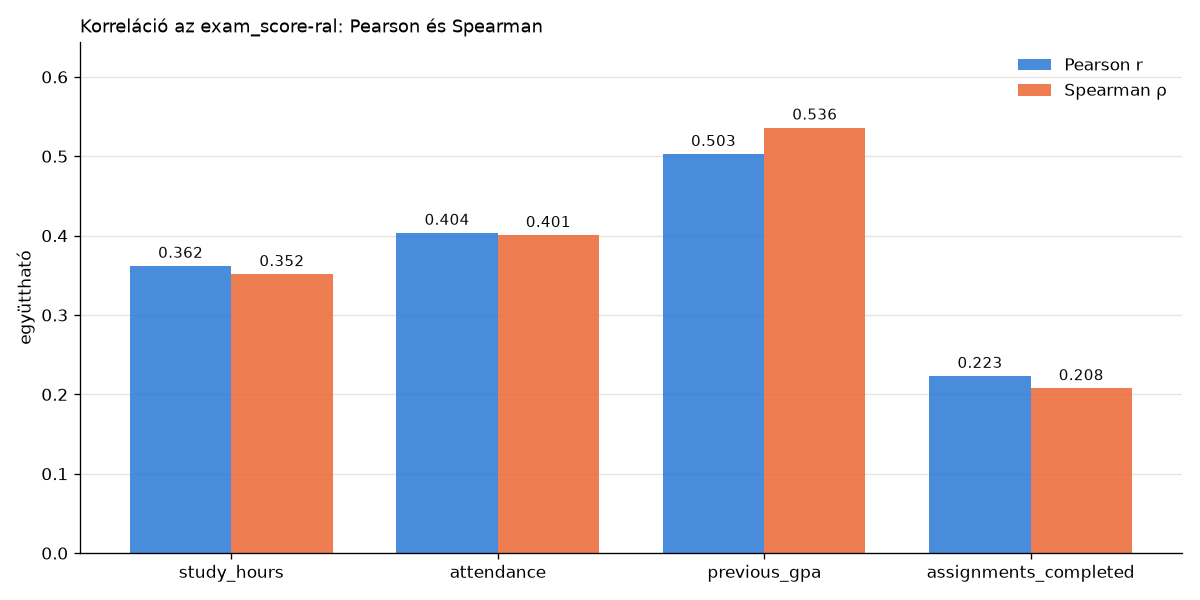

Recreate this plot in Python.
# -*- coding: utf-8 -*-
"""2. Pearson- és Spearman-korreláció összehasonlítása.

Bemenet: student_performance_imputed.csv

Az 1. feladat változópárjaira (X – exam_score) kiszámítjuk a kovarianciát,
a Pearson-féle korrelációs együtthatót és a Spearman-féle rangkorrelációs
együtthatót, majd értelmezzük az előjelüket, abszolút értéküket és az
egymáshoz viszonyított eltérésüket.
"""

import os

import numpy as np
import pandas as pd
import matplotlib.pyplot as plt
from scipy import stats

MAPPA = os.path.dirname(os.path.abspath(__file__))
BEMENET = os.path.join(MAPPA, "student_performance_imputed.csv")

CEL = "exam_score"
MAGYARAZO = ["study_hours", "attendance", "previous_gpa", "assignments_completed"]

# ekkora |Pearson − Spearman| eltérés alatt a két mutatót hasonlónak tekintjük
ELTERES_HATAR = 0.05

SZIN = "#2a78d6"
SZIN2 = "#eb6834"
SZOVEG_SZIN = "#0b0b0b"
RACS_SZIN = "#e5e4df"


def cim(szoveg):
    """Szakaszcím a kimenetben."""
    print()
    print("=" * 70)
    print(szoveg)
    print("=" * 70)


def beolvas():
    return pd.read_csv(BEMENET, sep=";", encoding="utf-8")


def ax_formaz(ax, cim_szoveg, xlabel, ylabel):
    """Közös formázás: cím, tengelyfeliratok, halvány rács."""
    ax.set_title(cim_szoveg, loc="left", fontsize=11)
    ax.set_xlabel(xlabel)
    ax.set_ylabel(ylabel)
    ax.grid(axis="y", color=RACS_SZIN, linewidth=0.8)
    ax.set_axisbelow(True)
    for oldal in ("top", "right"):
        ax.spines[oldal].set_visible(False)


def erosseg(r):
    """A korreláció abszolút értékének szöveges minősítése."""
    a = abs(r)
    if a < 0.1:
        return "elhanyagolható"
    if a < 0.3:
        return "gyenge"
    if a < 0.7:
        return "közepes"
    return "erős"


def mutatok(df):
    """Kovariancia, Pearson és Spearman minden változópárra."""
    sorok = []
    for valtozo in MAGYARAZO:
        x, y = df[valtozo], df[CEL]
        pearson = stats.pearsonr(x, y)
        spearman = stats.spearmanr(x, y)
        sorok.append({
            "változó": valtozo,
            "kovariancia": x.cov(y),
            "pearson_r": pearson.statistic,
            "pearson_p": pearson.pvalue,
            "spearman_rho": spearman.statistic,
            "spearman_p": spearman.pvalue,
            "eltérés": spearman.statistic - pearson.statistic,
        })
    return pd.DataFrame(sorok)


def abra(tabla):
    fig, ax = plt.subplots(figsize=(10, 5))
    pozicio = np.arange(len(tabla))
    szelesseg = 0.38
    for eltolas, oszlop, szin, felirat in (
            (-szelesseg / 2, "pearson_r", SZIN, "Pearson r"),
            (szelesseg / 2, "spearman_rho", SZIN2, "Spearman ρ")):
        ax.bar(pozicio + eltolas, tabla[oszlop], width=szelesseg, color=szin,
               alpha=0.85, label=felirat)
        for x, ertek in zip(pozicio + eltolas, tabla[oszlop]):
            ax.text(x, ertek + 0.01, "{:.3f}".format(ertek), ha="center", fontsize=9,
                    color=SZOVEG_SZIN)
    ax.set_xticks(pozicio)
    ax.set_xticklabels(tabla["változó"])
    ax.set_ylim(0, max(tabla["pearson_r"].max(), tabla["spearman_rho"].max()) * 1.2)
    ax.legend(frameon=False)
    ax_formaz(ax, "Korreláció az exam_score-ral: Pearson és Spearman", "", "együttható")
    fig.tight_layout()
    fig.savefig(os.path.join(MAPPA, "02_pearson_spearman.png"), dpi=120)


def main():
    pd.set_option("display.width", 130)
    df = beolvas()
    print("Beolvasva: {} sor, {} oszlop".format(*df.shape))

    cim("Kovariancia, Pearson- és Spearman-együttható (X – exam_score)")
    tabla = mutatok(df)
    print(tabla.to_string(index=False, formatters={
        "kovariancia": "{:.3f}".format,
        "pearson_r": "{:.3f}".format,
        "pearson_p": "{:.2e}".format,
        "spearman_rho": "{:.3f}".format,
        "spearman_p": "{:.2e}".format,
        "eltérés": "{:+.3f}".format,
    }))
    print()
    print("A kovariancia előjele a kapcsolat irányát mutatja, nagysága viszont a változók")
    print("mértékegységétől függ (pl. previous_gpa 1–5 skála, attendance 0–100%), ezért a")
    print("párok egymással nem hasonlíthatók össze. A korreláció a kovariancia standardizált,")
    print("[-1; 1] közé eső változata, így a kapcsolatok erőssége már összevethető.")

    cim("A korreláció előjele és abszolút értéke")
    for _, sor in tabla.iterrows():
        print("  {:<22} r = {:>6.3f} → {} irányú, {} kapcsolat; ρ = {:>6.3f} → {}".format(
            sor["változó"], sor["pearson_r"],
            "pozitív" if sor["pearson_r"] > 0 else "negatív", erosseg(sor["pearson_r"]),
            sor["spearman_rho"], erosseg(sor["spearman_rho"])))
    print()
    print("Pozitív előjel: a változó nagyobb értékeihez átlagosan nagyobb vizsgapontszám")
    print("tartozik. Az abszolút érték a kapcsolat szorosságát mutatja (0 = nincs, 1 = tökéletes).")
    print("Mind a négy p-érték 0.05 alatt van, tehát a kapcsolatok szignifikánsan eltérnek 0-tól."
          if (tabla[["pearson_p", "spearman_p"]] < 0.05).all().all()
          else "Nem minden p-érték van 0.05 alatt, egyes kapcsolatok nem szignifikánsak.")

    cim("1. Melyik változó mutatja a legerősebb kapcsolatot a vizsgaeredménnyel?")
    legerosebb_p = tabla.loc[tabla["pearson_r"].abs().idxmax()]
    legerosebb_s = tabla.loc[tabla["spearman_rho"].abs().idxmax()]
    print("Pearson szerint:  {} (r = {:.3f})".format(
        legerosebb_p["változó"], legerosebb_p["pearson_r"]))
    print("Spearman szerint: {} (ρ = {:.3f})".format(
        legerosebb_s["változó"], legerosebb_s["spearman_rho"]))
    print("Sorrend |r| szerint: " + " > ".join(
        tabla.sort_values("pearson_r", key=abs, ascending=False)["változó"]))
    print("Sorrend |ρ| szerint: " + " > ".join(
        tabla.sort_values("spearman_rho", key=abs, ascending=False)["változó"]))

    cim("2. A Pearson- és Spearman-együttható hasonló eredményt ad-e?")
    for _, sor in tabla.iterrows():
        print("  {:<22} |ρ − r| = {:.3f} → {}".format(
            sor["változó"], abs(sor["eltérés"]),
            "hasonló" if abs(sor["eltérés"]) < ELTERES_HATAR else "érdemi eltérés"))
    print()
    print("Igen: minden párnál {:.2f}-nál kisebb az eltérés, az előjel és a sorrend is egyezik."
          .format(ELTERES_HATAR) if (tabla["eltérés"].abs() < ELTERES_HATAR).all()
          else "Nem minden párnál: ahol érdemi eltérés van, a kapcsolat alakját meg kell nézni.")
    print("A változók kapcsolata tehát közel lineáris, és nincs olyan kiugró érték, amely")
    print("az egyik mutatót jelentősen torzítaná.")

    cim("3. Mit jelezhet, ha a két együttható jelentősen eltér?")
    print("- Nemlineáris, de monoton kapcsolat: a Spearman (rangok alapján) erősebb kapcsolatot")
    print("  mutat, mint a Pearson, mert az csak a lineáris komponenst méri.")
    print("- Kiugró értékek: a Pearson érzékeny a szélsőséges pontokra (felfelé vagy lefelé")
    print("  torzulhat), a Spearman a rangok miatt robusztusabb.")
    print("- Ferde eloszlás vagy erős csoportosulás (pl. sok azonos érték, plafonhatás):")
    print("  a rangsorolás másképp kezeli, mint a nyers értékeket.")
    print("Ilyenkor a pontdiagram megtekintése elengedhetetlen a helyes értelmezéshez.")

    abra(tabla)
    plt.show()


if __name__ == "__main__":
    main()
